Frame 1 (no input): blank canvas, image omitted
Frame 60 (the mouse pressed at the canvas centre just before this capture): blank canvas, image omitted
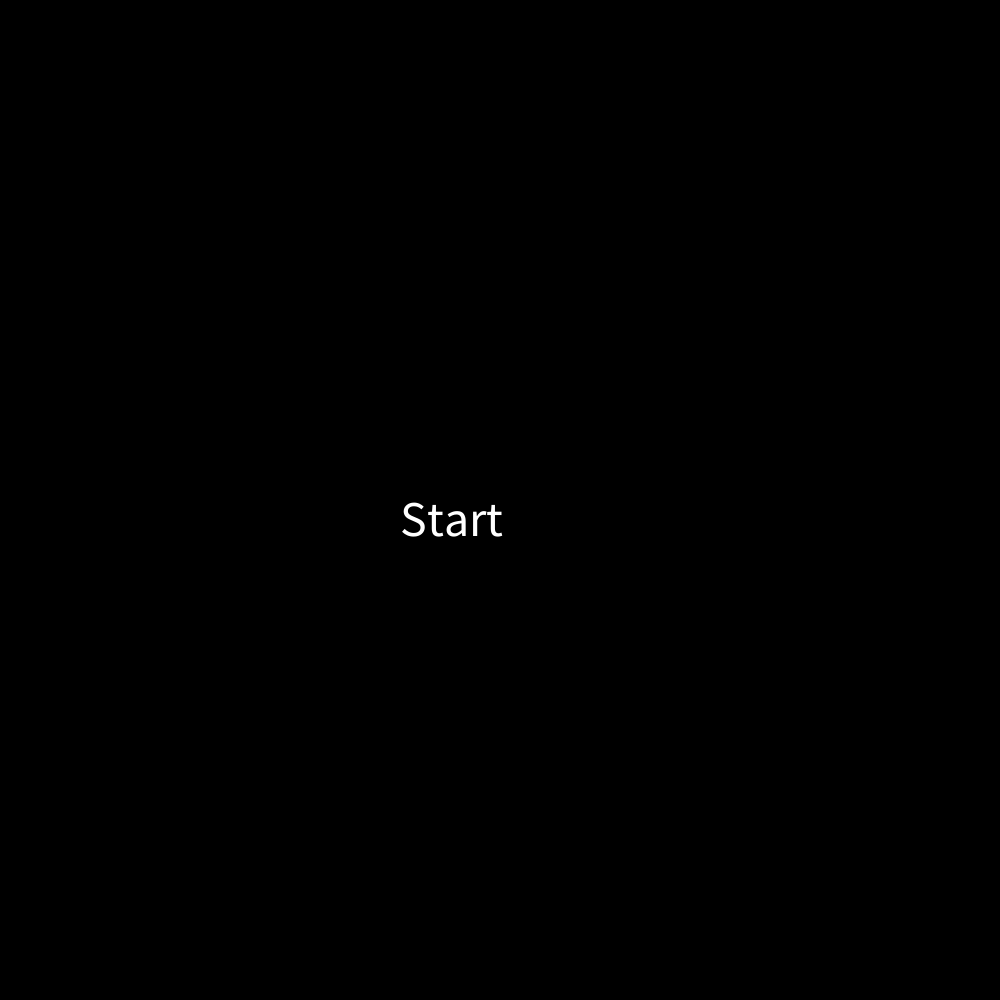
Frame 120 (the mouse held since frame 60 and released just before this capture)

The Processing sketch whose frames 1 and 60 were blank and that drew this single picture after the mouse press (run headless with seeded random() and noise(); from frame 60 on, the mouse is pressed at the canvas centre):

// Processing sketch: ball
// ── ball.pde
public static final int top = 1;// 上の壁
public static final int bottom = 2;// 下の壁 
public static final int right = 3;// 右の壁
public static final int left = 4;// 左の壁
public static final int stand = 5;
public static final int fx = 1000;
public static final int fy = 1000;

int ballx=10,bally=10,r = 90;
void setup()
{
  size(1000,1000);
  background(255);
  field(0);
}
void field(int fcolor)
{
  int red=0,green=0,blue=0;
  for(int i=0;i<3;i++)
  {
    switch(fcolor&1<<i)
    {
      case 1:red=255;break;
      case 2:green=255;break;
      case 4:blue=255;break;
    }
  }
  fill(red/*red*/,green/*green*/,blue/*blue*/);//0~255
  rect(0, 0,fx,fy);
}
void ball(int x,int y,int bcolor)
{
  int red=0,green=0,blue=0;
  for(int i=0;i<3;i++)
  {
    switch(bcolor&1<<i)
    {
      case 1:red=255;break;
      case 2:green=255;break;
      case 4:blue=255;break;
    }
  }
  fill(red/*red*/,green/*green*/,blue/*blue*/);//0~255
  ellipse(x,y,r,r);
}
int dx,dy;
int standwidth,standhigh;
void stand(int standx,int standy,int wi,int hi)
{
  fill(255/*red*/,0/*green*/,0/*blue*/);//0~255
  rect(dx=standx/*x*/,dy=standy/*Y*/,standwidth=wi/*haba*/,standhigh=hi/*takasa*/);
}
boolean hit(int bx,int by,int mode)
{
  switch(mode)
  {
    case 1:
      if(by<(r/2))return true;
      else return false;
    case 2:
      if(by>(fy+r))return true;
      else return false;
    case 3:
      if(bx>(fx-r/2))return true;
        else return false;  
      case 4:
        if(bx<(r/2))return true;
        else return false;
      case 5:
        if(dx<bx&&(dx+standwidth)>bx&&dy<(by+r/2)&&(dy+standhigh)>=(by+r/2))
          return true;
        else
          return false;
      default:return false;
  }
}
void screen(int num)
{
  switch(num)
  {
    case 0:
      field(0);
      fill(255);
      textSize(50);
      text(nf(5-(i/20),0),(fx/2)-50,fy/2,300,100);
      break;
    case 1:
      fill(255);
      textSize(50);
      text("Start",(fx/2)-100,fy/2,300,100);
      break;
    case 2:
      fill(255);
      textSize(50);
      text("score:",50,50,200,100);
      text(nf(score,0),200,50,200,100);
      if((5-rcount)<3)fill(255,50,50);
      text(nf(5-rcount,0),fx-150,50,200,100);
      fill(255);
      text("/5",fx-100,50,200,100);
      break;
    case 3:
      field(0);
      fill(255);
      textSize(50);
      fill(255,50,50);
      text("GameOver",(fx/2)-150,500,300,100);
      fill(255);
      text("Maxscore",(fx/2)-150,600,300,100);
      text(nf(memory,0),(fx/2)-50,700,300,100);
      break;
  }
}
void riset()
{
  bally=score=count=0;
  speed=10;
  rcount++;
}
boolean chy=false,chx=false,ch=true;
int i=0,speed=10;
int count=0,rcount=0;
int score=0;
int memory;
void draw()
{
  field(0);
  if(i<100)
  {
    screen(0);
    i++;
  }
  else if(i>99&&i<130)
  {
    screen(1);
    i++;
  }
  else if(rcount>=5)
  {
    screen(3);
  }
  else if(count>5)
  {
    count=0;
    speed*=2;
  }
  else
  {
    screen(2);
    ball(ballx,bally,4);
    stand(mouseX-100,800,200,20);
    boolean standhit = hit(ballx,bally,stand);
    boolean topwall = hit(ballx,bally,top);
    boolean bottomwall = hit(ballx,bally,bottom);
    boolean rightwall = hit(ballx,bally,right);
    boolean leftwall = hit(ballx,bally,left);
    if(standhit == true)
    {
      chy=true;
      score++;
      count++;
      ball(ballx,bally,3);
    }
    else if(standhit == false&&chy==false)
      bally+=10;
    if(chy==true)bally-=speed*2;
    if(chx==true)ballx-=speed;
    else if(chx==false)ballx+=speed;
    if(bottomwall==true)
    {
      memory=memory<score? score:memory;
      riset();
    }
    if(topwall==true){chy=false;ball(ballx,bally,1);}
    if(leftwall==true){chx=false;ball(ballx,bally,1);}
    if(rightwall==true){chx=true;ball(ballx,bally,1);}
  }
}
